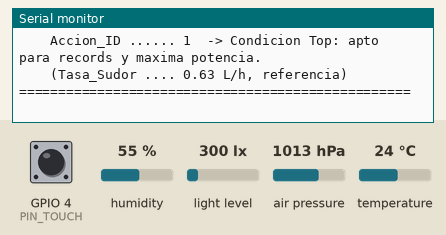
Bench run of a sketch on a simulated ESP32-S3. On the bench: the last lines printed to the serial monitor. Inputs (shaded band) come from the test bench; at power-on: GPIO 4 (PIN_TOUCH) LOW, humidity 55 %, light level 300 lx, temperature 24 °C, air pressure 1013 hPa. Random numbers use the default seed unless the sketch sets one.

Above: at 3.9 s.
4.0 s: GPIO 4 (PIN_TOUCH) pulled HIGH for 3.2 s
At 6.8 s:
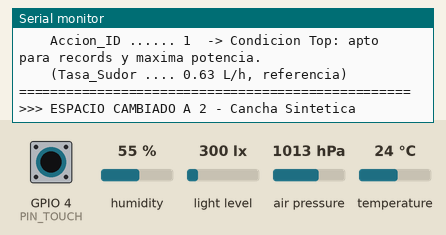
8.7 s: humidity set to 22 %
12.7 s: light level set to 1960 lx
At 14.0 s:
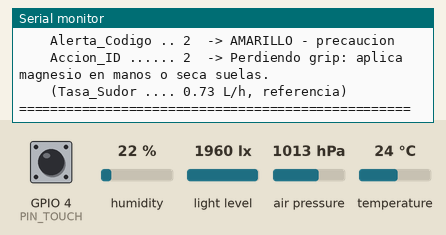
14.3 s: GPIO 4 (PIN_TOUCH) pulled HIGH for 0.15 s
At 15.3 s:
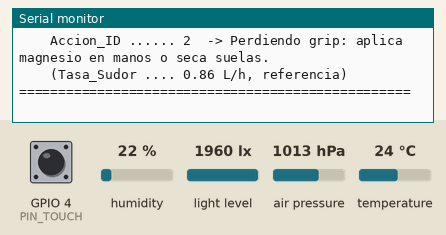
16.1 s: GPIO 4 (PIN_TOUCH) pulled HIGH for 3.2 s
At 18.5 s:
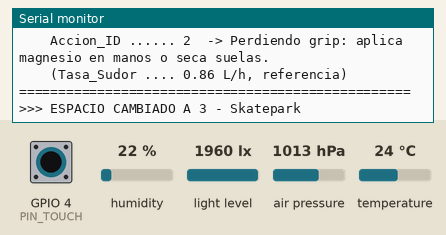
20.8 s: temperature set to 41 °C
At 24.9 s:
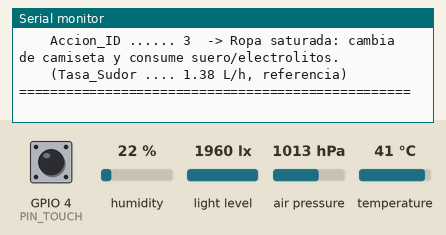
Timing chart, 0 to 25.8 s (numbered marks = the images above; inputs shaded):
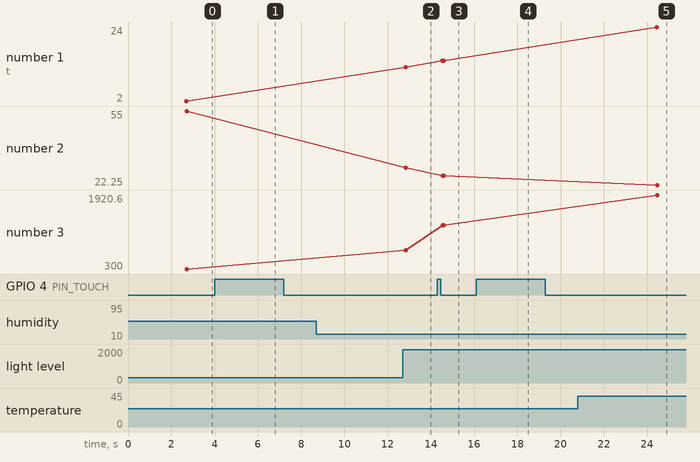

The sketch:

06_hidrasport.ino
```cpp
/*
  =====================================================================
  HIDRASPORT  -  ESP32-S3
  =====================================================================
  Sistema de monitoreo ambiental para espacios deportivos.

  Mide temperatura, humedad e iluminacion, y a partir de esos datos
  calcula un porcentaje de confort ambiental, una recomendacion de
  hidratacion, un nivel de alerta (semaforo) y una accion recomendada.

  Espacio: 1 = Gimnasio | 2 = Cancha Sintetica | 3 = Skatepark

  Salidas:
    Temp_C          -> temperatura reportada (C)
    Vaso_Agua_ml    -> ml de agua recomendados cada 20 min
    Confort_Pct     -> % de confort ambiental (0-100)
    Alerta_Codigo   -> 1=Verde  2=Amarillo  3=Rojo
    Accion_ID       -> 1..4 segun tasa de sudor estimada
  =====================================================================
*/

#include <Wire.h>
#include <Adafruit_AHTX0.h>
#include <Adafruit_BMP280.h>
#include <BH1750.h>

// =====================================================================
//  CONFIGURACION
// =====================================================================

#define PIN_SDA            8
#define PIN_SCL            9
#define PIN_TOUCH          4
#define TOUCH_ACTIVO_ALTO  true

#define INTERVALO_LECTURA  1000
#define INTERVALO_REPORTE  10000
#define MS_TOQUE_LARGO     1500

#define ALFA_EMA           0.25    // filtro de media movil exponencial

#define MODO_SIMULACION    false   // true = ruido gaussiano sintetico, sin sensores
#define SIGMA_T            0.30
#define SIGMA_H            2.00
#define SIGMA_L            8.00

#define MODO_CSV           false

// =====================================================================
//  ESTADO: ESPACIO  (1=Gimnasio 2=CanchaSintetica 3=Skatepark)
// =====================================================================

int espacio = 1;

const char* nombreEspacio(int e) {
  switch (e) {
    case 1: return "Gimnasio";
    case 2: return "Cancha Sintetica";
    case 3: return "Skatepark";
    default: return "Desconocido";
  }
}

// =====================================================================
//  OBJETOS Y VARIABLES DE SENSOR
// =====================================================================

Adafruit_AHTX0  aht;
Adafruit_BMP280 bmp;
BH1750          luxometro(0x23);
bool okAHT = false, okBMP = false, okBH = false;

float T_crudo = NAN, H_crudo = NAN, L_crudo = NAN, Pr_crudo = NAN;
float T = NAN, H = NAN, L = NAN, Pr = NAN;
bool  emaIniciado = false;

// Salidas del algoritmo
float Temp_C        = 0;
int   Vaso_Agua_ml  = 0;
float Confort_Pct   = 0;
int   Alerta_Codigo = 1;
int   Accion_ID     = 1;
float Tasa_Sudor    = 0;   // se deja visible porque es la base de Accion_ID

unsigned long tLectura = 0, tReporte = 0, tInicioToque = 0;
bool estadoTouchPrev = false, toqueLargoHecho = false;

// =====================================================================
//  SETUP
// =====================================================================

void setup() {
  Serial.begin(115200);
  delay(2500);
  pinMode(PIN_TOUCH, INPUT);

  Serial.println();
  Serial.println(F("############################################"));
  Serial.println(F("#  HIDRASPORT  -  ESP32-S3                  #"));
  Serial.println(F("#  Monitoreo de espacios deportivos          #"));
  Serial.println(F("############################################"));
  Serial.println();

  Wire.begin(PIN_SDA, PIN_SCL, 100000);
  delay(100);

  if (MODO_SIMULACION) {
    Serial.println(F(">> MODO SIMULACION: datos sinteticos + ruido gaussiano"));
    randomSeed(esp_random());
  } else {
    iniciarSensores();
  }

  if (MODO_CSV) {
    Serial.println(F("ms,espacio,T,H,L,Temp_C,Vaso_Agua_ml,Confort_Pct,Alerta_Codigo,Accion_ID"));
  } else {
    Serial.print(F("\nEspacio activo: "));
    Serial.println(nombreEspacio(espacio));
    Serial.println(F("Toque corto = reporte  |  Toque largo = cambiar espacio\n"));
  }

  muestrear();
  ejecutarAlgoritmo();
  imprimirReporte();
  tReporte = millis();
}

// =====================================================================
//  LOOP
// =====================================================================

void loop() {
  unsigned long ahora = millis();

  if (ahora - tLectura >= INTERVALO_LECTURA) {
    tLectura = ahora;
    muestrear();
    ejecutarAlgoritmo();
  }

  gestionarTouch();

  if (ahora - tReporte >= INTERVALO_REPORTE) {
    tReporte = ahora;
    if (MODO_CSV) imprimirCSV();
    else          imprimirReporte();
  }
}

// =====================================================================
//  SENSORES
// =====================================================================

void iniciarSensores() {
  okAHT = aht.begin(&Wire);
  Serial.print(F("AHT20  ... "));  Serial.println(okAHT ? F("OK") : F("FALLO"));

  okBMP = bmp.begin(0x77);
  if (!okBMP) okBMP = bmp.begin(0x76);
  Serial.print(F("BMP280 ... "));  Serial.println(okBMP ? F("OK") : F("FALLO"));
  if (okBMP) {
    bmp.setSampling(Adafruit_BMP280::MODE_NORMAL,
                    Adafruit_BMP280::SAMPLING_X2,
                    Adafruit_BMP280::SAMPLING_X16,
                    Adafruit_BMP280::FILTER_X16,
                    Adafruit_BMP280::STANDBY_MS_500);
  }

  okBH = luxometro.begin(BH1750::CONTINUOUS_HIGH_RES_MODE);
  Serial.print(F("BH1750 ... "));  Serial.println(okBH ? F("OK") : F("FALLO"));
  Serial.println();
}

float ruidoGauss(float sigma) {
  float u1 = (random(1, 10000)) / 10000.0f;
  float u2 = (random(0, 10000)) / 10000.0f;
  return sigma * sqrt(-2.0f * log(u1)) * cos(2.0f * PI * u2);
}

void muestrear() {
  if (MODO_SIMULACION) {
    float t = millis() / 1000.0f;
    T_crudo  = 22.0f + 4.0f * sin(t / 40.0f)  + ruidoGauss(SIGMA_T);
    H_crudo  = 45.0f + 8.0f * sin(t / 55.0f)  + ruidoGauss(SIGMA_H);
    L_crudo  = 350.0f + 150.0f * sin(t / 30.0f) + ruidoGauss(SIGMA_L);
    Pr_crudo = 750.0f + ruidoGauss(0.5f);
    if (H_crudo < 0) H_crudo = 0;
    if (L_crudo < 0) L_crudo = 0;
  } else {
    if (okAHT) {
      sensors_event_t eh, et;
      aht.getEvent(&eh, &et);
      T_crudo = et.temperature;
      H_crudo = eh.relative_humidity;
    }
    if (okBMP) {
      Pr_crudo = bmp.readPressure() / 100.0f;
      if (!okAHT) T_crudo = bmp.readTemperature();
    }
    if (okBH) {
      float l = luxometro.readLightLevel();
      if (l >= 0) L_crudo = l;
    }
  }

  // Filtro de media movil exponencial: y[k] = alfa*x[k] + (1-alfa)*y[k-1]
  if (!emaIniciado) {
    T = T_crudo;  H = H_crudo;  L = L_crudo;  Pr = Pr_crudo;
    emaIniciado = true;
  } else {
    if (!isnan(T_crudo))  T  = ALFA_EMA * T_crudo  + (1 - ALFA_EMA) * T;
    if (!isnan(H_crudo))  H  = ALFA_EMA * H_crudo  + (1 - ALFA_EMA) * H;
    if (!isnan(L_crudo))  L  = ALFA_EMA * L_crudo  + (1 - ALFA_EMA) * L;
    if (!isnan(Pr_crudo)) Pr = ALFA_EMA * Pr_crudo + (1 - ALFA_EMA) * Pr;
  }
}

// =====================================================================
//  ALGORITMO DE DECISION
// =====================================================================

void ejecutarAlgoritmo() {

  // ---- 1. Salida directa de temperatura ----
  Temp_C = T;

  // ---- 2. Factores segun el tipo de espacio ----
  float Factor_Actividad, Radiacion_Extra;
  switch (espacio) {
    case 1:  // Gimnasio Cerrado
      Factor_Actividad = 0.85f;
      Radiacion_Extra  = 0.0f;
      break;
    case 2:  // Cancha Sintetica (calor radiante del caucho)
      Factor_Actividad = 1.25f;
      Radiacion_Extra  = (L > 500) ? ((L - 500) * 0.005f) : 0.0f;
      break;
    case 3:  // Skatepark (radiacion reflejada en concreto)
      Factor_Actividad = 1.05f;
      Radiacion_Extra  = (L > 300) ? ((L - 300) * 0.004f) : 0.0f;
      break;
    default:
      Factor_Actividad = 0.85f;
      Radiacion_Extra  = 0.0f;
      break;
  }

  float T_efectiva = T + (0.05f * H) + Radiacion_Extra;

  // ---- 3. Confort ambiental global ----
  float Penalizacion = fabs(T_efectiva - 21.0f) * 3.5f + fabs(H - 50.0f) * 0.4f;
  Confort_Pct = 100.0f - Penalizacion;
  if (Confort_Pct < 0)   Confort_Pct = 0;
  if (Confort_Pct > 100) Confort_Pct = 100;

  // ---- 4. Semaforo multivariable ----
  bool es_temp_opt  = (T > 18.0f) && (T <= 24.0f);
  bool es_hum_opt   = (H > 40.0f) && (H <= 60.0f);
  bool es_lux_opt   = (L <= 600.0f);

  bool es_temp_crit = (T > 30.0f);
  bool es_hum_crit  = (H > 75.0f);
  bool es_lux_crit  = (L > 900.0f);

  if (es_temp_opt && es_hum_opt && es_lux_opt) {
    Alerta_Codigo = 1;   // VERDE
  } else if (es_temp_crit || es_hum_crit || es_lux_crit) {
    Alerta_Codigo = 3;   // ROJO
  } else {
    Alerta_Codigo = 2;   // AMARILLO
  }

  // ---- 5. Tasa de sudor y rehidratacion ----
  float exceso = T_efectiva - 20.0f;
  if (exceso < 0) exceso = 0;
  Tasa_Sudor = 0.4f + exceso * 0.04f * Factor_Actividad;
  Vaso_Agua_ml = (int)round((Tasa_Sudor * 1000.0f * 0.80f) / 3.0f);

  // ---- 6. Accion recomendada segun tasa de sudor ----
  if      (Tasa_Sudor < 0.7f) Accion_ID = 1;
  else if (Tasa_Sudor < 1.2f) Accion_ID = 2;
  else if (Tasa_Sudor < 1.8f) Accion_ID = 3;
  else                        Accion_ID = 4;
}

const char* textoAlerta(int codigo) {
  switch (codigo) {
    case 1: return "VERDE - condiciones ideales";
    case 2: return "AMARILLO - precaucion";
    case 3: return "ROJO - al menos una variable en nivel critico";
    default: return "-";
  }
}

const char* textoAccion(int id) {
  switch (id) {
    case 1: return "Condicion Top: apto para records y maxima potencia.";
    case 2: return "Perdiendo grip: aplica magnesio en manos o seca suelas.";
    case 3: return "Ropa saturada: cambia de camiseta y consume suero/electrolitos.";
    case 4: return "Riesgo de calambre: reduce la carga un 30% e ir a la sombra.";
    default: return "-";
  }
}

// =====================================================================
//  IMPRESION
// =====================================================================

void imprimirReporte() {
  Serial.println();
  Serial.println(F("=================================================="));
  Serial.print  (F("  ESPACIO "));
  Serial.print  (espacio);
  Serial.print  (F(" - "));
  Serial.println(nombreEspacio(espacio));
  Serial.print  (F("  t = "));
  Serial.print  (millis() / 1000);
  Serial.println(F(" s"));
  Serial.println(F("=================================================="));

  Serial.println(F("  ENTRADAS (crudo -> filtrado)"));
  Serial.print(F("    T ... ")); Serial.print(T_crudo, 2); Serial.print(F("  ->  ")); Serial.print(T, 2); Serial.println(F(" C"));
  Serial.print(F("    H ... ")); Serial.print(H_crudo, 2); Serial.print(F("  ->  ")); Serial.print(H, 2); Serial.println(F(" %HR"));
  Serial.print(F("    L ... ")); Serial.print(L_crudo, 1); Serial.print(F("  ->  ")); Serial.print(L, 1); Serial.println(F(" lx"));

  Serial.println(F("--------------------------------------------------"));
  Serial.println(F("  SALIDAS DEL ALGORITMO"));
  Serial.print(F("    Temp_C ......... ")); Serial.print(Temp_C, 2); Serial.println(F(" C"));
  Serial.print(F("    Vaso_Agua_ml ... ")); Serial.print(Vaso_Agua_ml); Serial.println(F(" ml / 20 min"));
  Serial.print(F("    Confort_Pct .... ")); Serial.print(Confort_Pct, 2); Serial.println(F(" %"));
  Serial.print(F("    Alerta_Codigo .. ")); Serial.print(Alerta_Codigo); Serial.print(F("  -> ")); Serial.println(textoAlerta(Alerta_Codigo));
  Serial.print(F("    Accion_ID ...... ")); Serial.print(Accion_ID); Serial.print(F("  -> ")); Serial.println(textoAccion(Accion_ID));
  Serial.print(F("    (Tasa_Sudor .... ")); Serial.print(Tasa_Sudor, 2); Serial.println(F(" L/h, referencia)"));

  Serial.println(F("=================================================="));
  Serial.println();
}

void imprimirCSV() {
  Serial.print(millis());        Serial.print(',');
  Serial.print(espacio);         Serial.print(',');
  Serial.print(T, 3);            Serial.print(',');
  Serial.print(H, 3);            Serial.print(',');
  Serial.print(L, 1);            Serial.print(',');
  Serial.print(Temp_C, 2);       Serial.print(',');
  Serial.print(Vaso_Agua_ml);    Serial.print(',');
  Serial.print(Confort_Pct, 2);  Serial.print(',');
  Serial.print(Alerta_Codigo);   Serial.print(',');
  Serial.println(Accion_ID);
}

// =====================================================================
//  TOUCH
// =====================================================================

void gestionarTouch() {
  bool crudo  = digitalRead(PIN_TOUCH);
  bool tocado = TOUCH_ACTIVO_ALTO ? crudo : !crudo;

  if (tocado && !estadoTouchPrev) {
    tInicioToque = millis();
    toqueLargoHecho = false;
  }

  if (tocado && estadoTouchPrev && !toqueLargoHecho &&
      (millis() - tInicioToque >= MS_TOQUE_LARGO)) {
    toqueLargoHecho = true;
    espacio = (espacio % 3) + 1;    // 1 -> 2 -> 3 -> 1
    Serial.println();
    Serial.print(F(">>> ESPACIO CAMBIADO A "));
    Serial.print(espacio);
    Serial.print(F(" - "));
    Serial.println(nombreEspacio(espacio));
    Serial.println();
    ejecutarAlgoritmo();
  }

  if (!tocado && estadoTouchPrev) {
    unsigned long dur = millis() - tInicioToque;
    if (!toqueLargoHecho && dur > 50) {
      muestrear();
      ejecutarAlgoritmo();
      if (MODO_CSV) imprimirCSV();
      else          imprimirReporte();
      tReporte = millis();
    }
  }

  estadoTouchPrev = tocado;
}
```

Measured:
- after the input at 4.0 s, the serial monitor: prints a new line after 1.5 s (image 1)
- after the input at 12.7 s, the serial monitor: prints a new line after 0.15 s (image 2)
- after the input at 14.3 s, the serial monitor: prints a new line after 0.23 s (image 3)
- after the input at 16.1 s, the serial monitor: prints a new line after 1.5 s (image 4)
- after the input at 20.8 s, the serial monitor: prints a new line after 3.7 s (image 5)
- plotted number 1: 12 → 14 after the input at 14.3 s
- plotted number 2: 29.83 → 26.4 after the input at 14.3 s
- plotted number 3: 300 → 715 after the input at 12.7 s, 715 → 1259.7 after the input at 14.3 s
